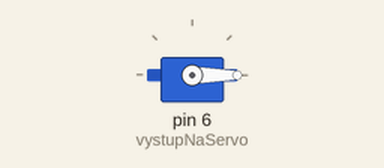
A sketch run on a simulated Arduino Uno, built with avr-gcc and run on an emulated ATmega328P. On the bench: servo.

Above: at 0.05 s.
Timing chart, 0 to 4.6 s (numbered marks = the images above):
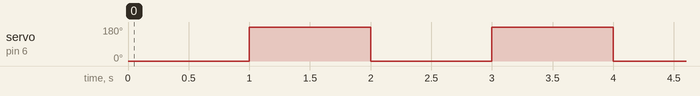

Measured:
- by itself, servo on pin 6 (vystupNaServo): alternates 180° for 1.0 s and 0° for 1.0 s

The sketch:

servo.ino
```cpp
#include <Servo.h>
#define vystupNaServo 6
Servo mojeServo;
byte posun = 10;

void setup() {
  pinMode(vystupNaServo, OUTPUT);
}


void loop() {
  mojeServo.attach(vystupNaServo);
  mojeServo.write(0);
  delay(1000);

  mojeServo.write(180);
  delay(1000);
  mojeServo.detach();
//  //  //Serial.println(hod);
}
```
